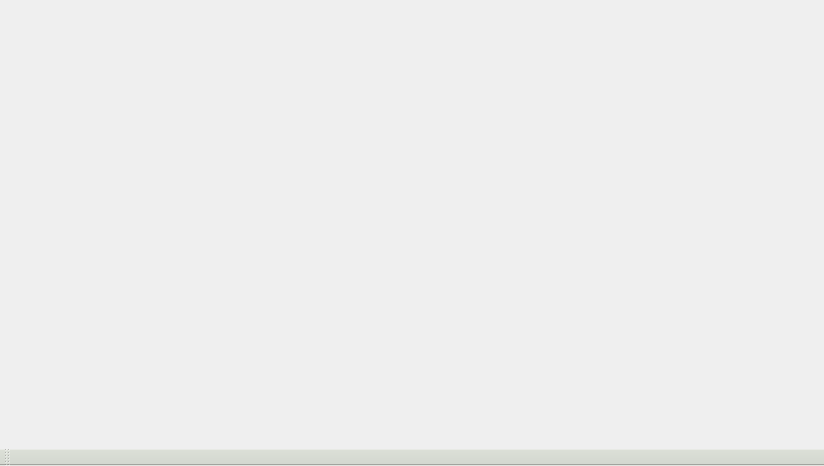
<?xml version="1.0" encoding="UTF-8"?>
<ui version="4.0">
 <class>pressure</class>
 <widget class="QMainWindow" name="pressure">
  <property name="geometry">
   <rect>
    <x>0</x>
    <y>0</y>
    <width>824</width>
    <height>466</height>
   </rect>
  </property>
  <property name="windowTitle">
   <string>FoilBoXX</string>
  </property>
  <property name="styleSheet">
   <string notr="true"/>
  </property>
  <widget class="QWidget" name="centralwidget">
   <layout class="QGridLayout" name="gridLayout">
    <item row="0" column="0">
     <widget class="QWidget" name="widget_pressure" native="true">
      <property name="sizePolicy">
       <sizepolicy hsizetype="Expanding" vsizetype="Expanding">
        <horstretch>0</horstretch>
        <verstretch>0</verstretch>
       </sizepolicy>
      </property>
     </widget>
    </item>
   </layout>
  </widget>
  <widget class="QToolBar" name="toolBar">
   <property name="acceptDrops">
    <bool>false</bool>
   </property>
   <property name="windowTitle">
    <string>toolBar</string>
   </property>
   <property name="layoutDirection">
    <enum>Qt::LeftToRight</enum>
   </property>
   <property name="styleSheet">
    <string notr="true">background-color: rgb(211, 215, 207);</string>
   </property>
   <property name="movable">
    <bool>true</bool>
   </property>
   <property name="toolButtonStyle">
    <enum>Qt::ToolButtonTextBesideIcon</enum>
   </property>
   <property name="floatable">
    <bool>true</bool>
   </property>
   <attribute name="toolBarArea">
    <enum>BottomToolBarArea</enum>
   </attribute>
   <attribute name="toolBarBreak">
    <bool>false</bool>
   </attribute>
  </widget>
  <action name="actionaddPressureStrive">
   <property name="icon">
    <iconset resource="../resources/resources.qrc">
     <normaloff>:/images/plus.png</normaloff>:/images/plus.png</iconset>
   </property>
   <property name="text">
    <string>add PressureStrive</string>
   </property>
   <property name="toolTip">
    <string>add PressureStrive</string>
   </property>
  </action>
  <action name="actionminusStrive">
   <property name="enabled">
    <bool>true</bool>
   </property>
   <property name="icon">
    <iconset resource="../resources/resources.qrc">
     <normaloff>:/images/minus.png</normaloff>:/images/minus.png</iconset>
   </property>
   <property name="text">
    <string>delete Strive</string>
   </property>
  </action>
  <action name="actionShapeH">
   <property name="checkable">
    <bool>false</bool>
   </property>
   <property name="enabled">
    <bool>true</bool>
   </property>
   <property name="icon">
    <iconset resource="../resources/resources.qrc">
     <normaloff>:/images/lock.png</normaloff>:/images/lock.png</iconset>
   </property>
   <property name="text">
    <string>Shape H</string>
   </property>
  </action>
  <action name="actionRheTeta">
   <property name="checkable">
    <bool>false</bool>
   </property>
   <property name="checked">
    <bool>false</bool>
   </property>
   <property name="enabled">
    <bool>true</bool>
   </property>
   <property name="icon">
    <iconset resource="../resources/resources.qrc">
     <normaloff>:/images/eye.png</normaloff>:/images/eye.png</iconset>
   </property>
   <property name="text">
    <string>RheTeta</string>
   </property>
  </action>
  <action name="actioncP">
   <property name="checkable">
    <bool>false</bool>
   </property>
   <property name="checked">
    <bool>false</bool>
   </property>
   <property name="icon">
    <iconset resource="../resources/resources.qrc">
     <normaloff>:/images/plus.png</normaloff>:/images/plus.png</iconset>
   </property>
   <property name="text">
    <string>cP</string>
   </property>
  </action>
  <action name="actionaddPoint">
   <property name="enabled">
    <bool>true</bool>
   </property>
   <property name="icon">
    <iconset resource="../resources/resources.qrc">
     <normaloff>:/images/plus.png</normaloff>:/images/plus.png</iconset>
   </property>
   <property name="text">
    <string>add Point</string>
   </property>
  </action>
  <action name="actionminusPoint">
   <property name="checkable">
    <bool>false</bool>
   </property>
   <property name="enabled">
    <bool>true</bool>
   </property>
   <property name="icon">
    <iconset resource="../resources/resources.qrc">
     <normaloff>:/images/minus.png</normaloff>:/images/minus.png</iconset>
   </property>
   <property name="text">
    <string>delete Point</string>
   </property>
  </action>
  <action name="actioncPVisc">
   <property name="icon">
    <iconset resource="../resources/resources.qrc">
     <normaloff>:/images/minus.png</normaloff>:/images/minus.png</iconset>
   </property>
   <property name="text">
    <string>cPVisc</string>
   </property>
  </action>
  <action name="actiontoggleSide">
   <property name="text">
    <string>toggle Side</string>
   </property>
  </action>
  <action name="actionaddGradientStrive">
   <property name="text">
    <string>add GradientStrive</string>
   </property>
   <property name="toolTip">
    <string>add GradientStrive</string>
   </property>
  </action>
 </widget>
 <resources>
  <include location="../resources/resources.qrc"/>
 </resources>
 <connections/>
</ui>
